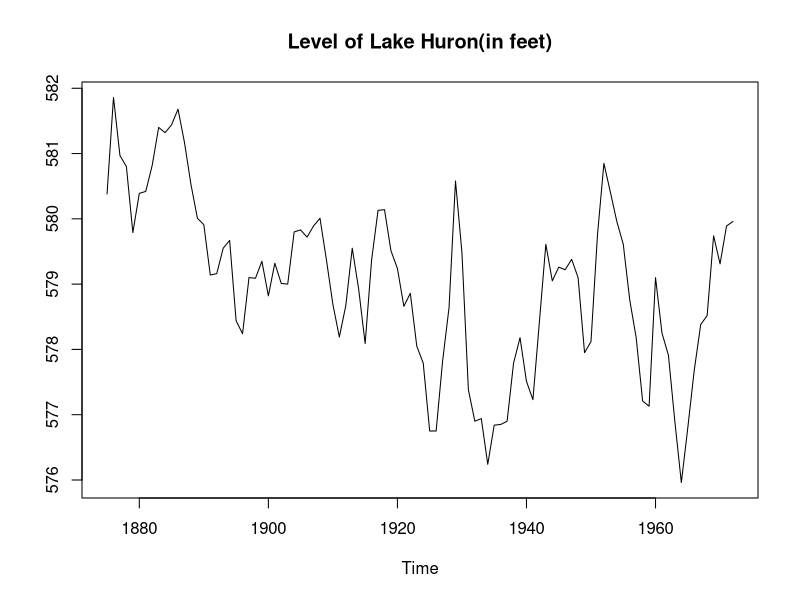
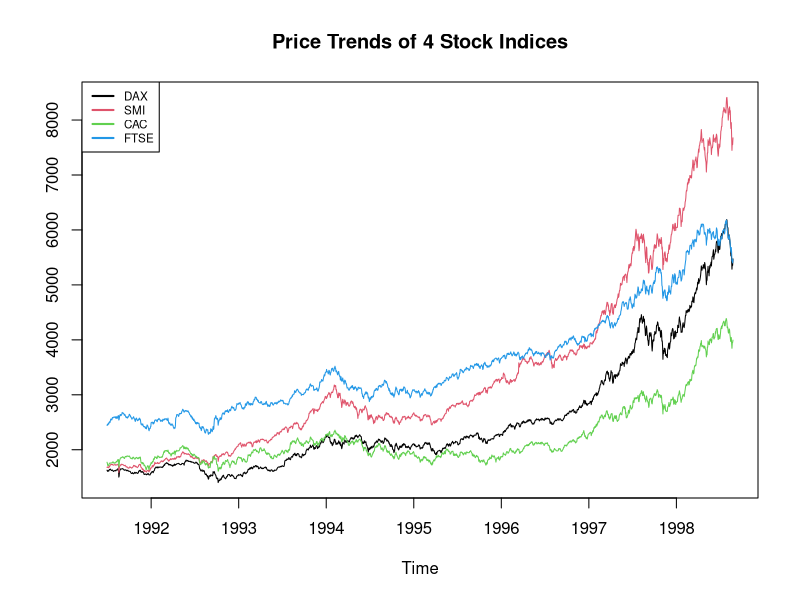
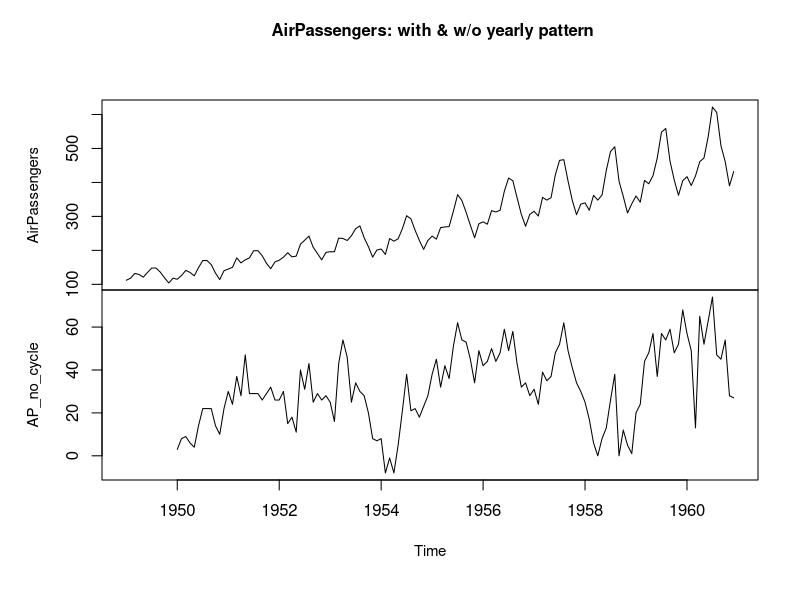
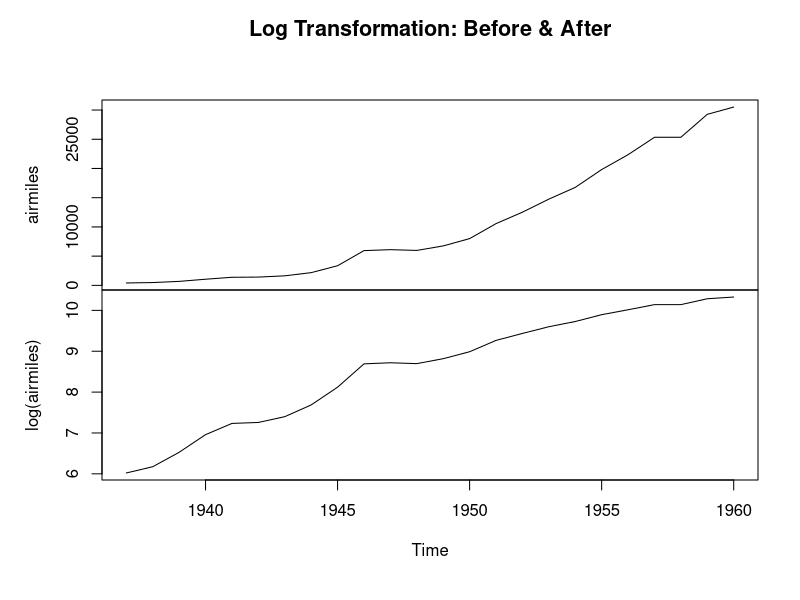
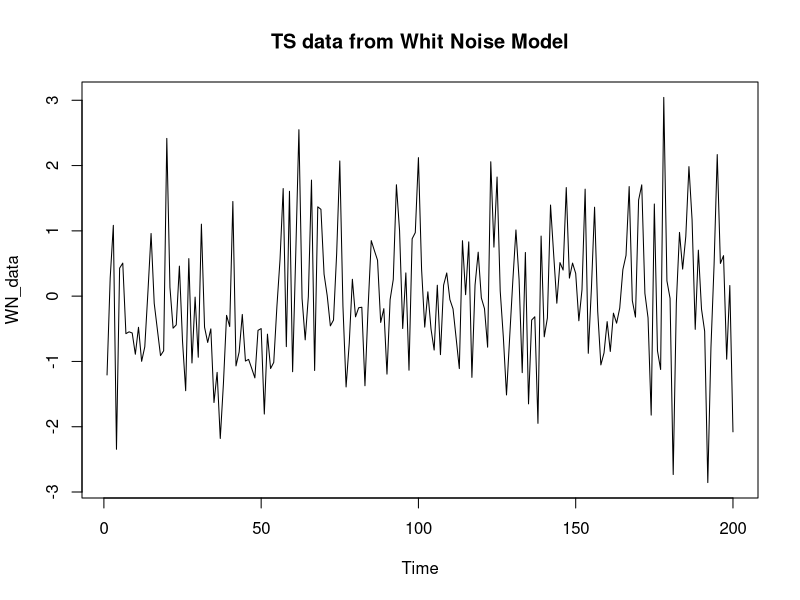
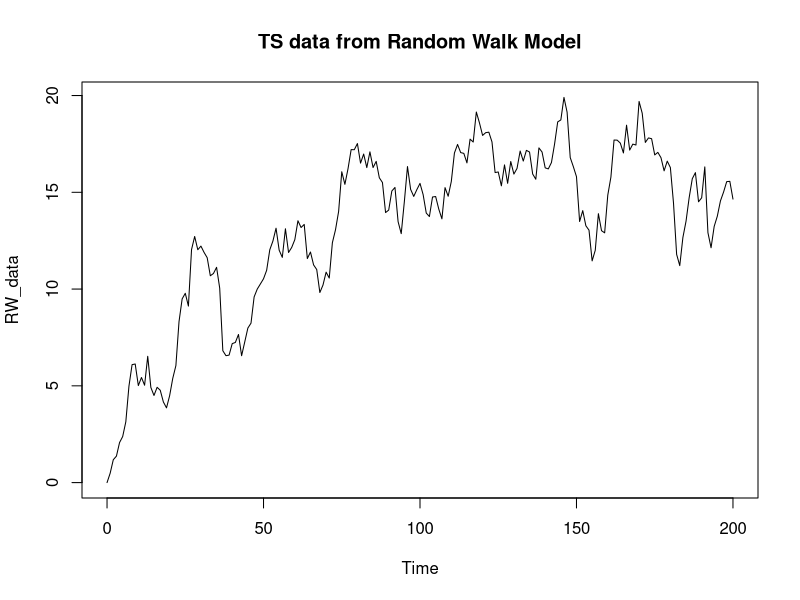
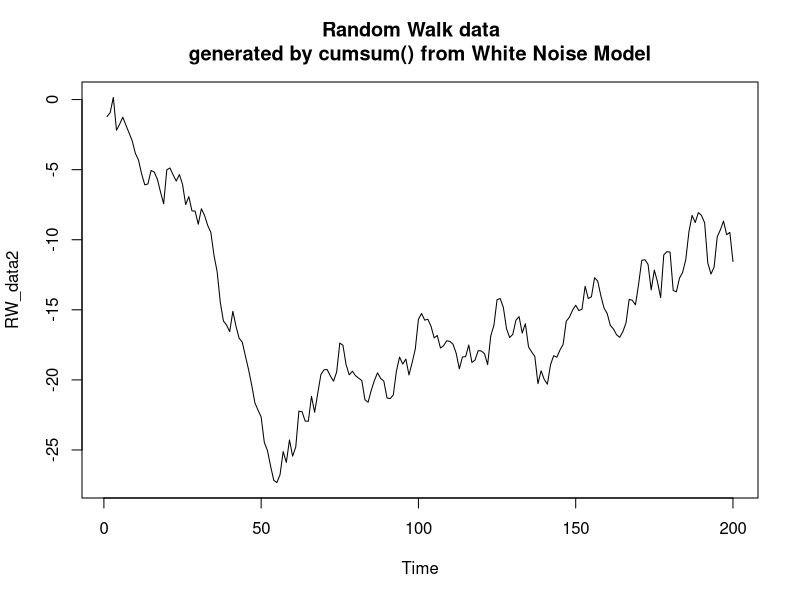

Write R code to recreate these figures, in order.
## ---- chunk 1
knitr::opts_chunk$set(fig.width=5, fig.height=3)
set.seed(1234)
## ---- chunk 2
vector_beforeTS <- c(2, 6, 8, 3, 9, 1, 0, 4) 
TS_data <- ts(vector_beforeTS, start=2020, frequency=4)
# print() shows TS_data is a TS data inclding 4 quarters from each year 2020-2021.
print(TS_data)
## ---- chunk 3
?LakeHuron 
# LakeHuron shows annual measurements (in feet) of the level of Lake Huron in 1875–1972.
## ---- chunk 4
# is.ts() checks if a data set is a TS data or not. (TRUE/FALSE)
is.ts(LakeHuron)
## ---- chunk 5
# print() shows that it is a TS data with start in 1875, end in 1972, frequency =1.
print(LakeHuron)
## ---- chunk 6
# str() shows it is a TS data with 98 observations between 1875-1972
str(LakeHuron) 
## ---- chunk 7
# ts.plot() gives an overlook of the trend of one or more TS in a single common plot. 
ts.plot(LakeHuron, main="Level of Lake Huron(in feet)", ylab=NA)
## ---- chunk 8
?EuStockMarkets # EuStockMarkets includes daily price of 4 stock indices (1991-1998).
 # Use col() in ts.plot() to displays trends of 4 stock indices (DAX,SMI,CAC,FTSE) together.
ts.plot(EuStockMarkets,col=1:4, main="Price Trends of 4 Stock Indices")
 # Add a legend on the topleft with 0.7 as size, type of line = 1, width =2.
legend("topleft",colnames(EuStockMarkets), cex=0.7, lty=1, lwd=2, col=1:4)
## ---- chunk 9
start(AirPassengers)
end(AirPassengers)
 # AirPassengers is a TS data starts on 1949 with time index 1 & ends on 1960 with time index 12 
## ---- chunk 10
deltat(AirPassengers)
 # AirPassengers has a time interval of 0.083333 year between observations.
## ---- chunk 11
frequency(AirPassengers)
 # AirPassengers has 12 observations per unit time(year)
## ---- chunk 12
cycle(AirPassengers)
## ---- chunk 13
AP_no_cycle <-diff(AirPassengers, lag=12)
plot.ts(cbind(AirPassengers, AP_no_cycle), 
        main= " AirPassengers: with & w/o yearly pattern", cex.main=1, cex.lab=0.9)
# plot.ts() plots several TS on differnt bases (but with same time frequency).
# Here we see that year 1954 and 1958 have comparably low or even negative growth
  # in the overall growing trend, comparing to the same months of the previous year.  
## ---- chunk 14
?airmiles # airmiles shows miles flown by commercial airlines in the US from 1937 to 1960.
## ---- chunk 15
 # log() linarlizes the rapid growth since around 1950. 
plot.ts(cbind(airmiles,log(airmiles)), 
        main="Log Transformation: Before & After", cex.main=1.3)
## ---- chunk 16
# Generating WN data with arima.sim(): order=c(0,0,0)
WN_data <- arima.sim(model =list(order=c(0,0,0)), n = 200 )
ts.plot(WN_data, main= "TS data from Whit Noise Model")
## ---- chunk 17
# Generating RW data with arima.sim(): order=c(0,1,0)
RW_data <- arima.sim(model =list(order=c(0,1,0)), n = 200)
ts.plot(RW_data, main= "TS data from Random Walk Model")
## ---- chunk 18
# Use cumsum() to turn WN model data into RW model data.
RW_data2 <- cumsum(WN_data)
ts.plot(RW_data2)
title(main= list("Random Walk data   
generated by cumsum() from White Noise Model",cex=1.2))
